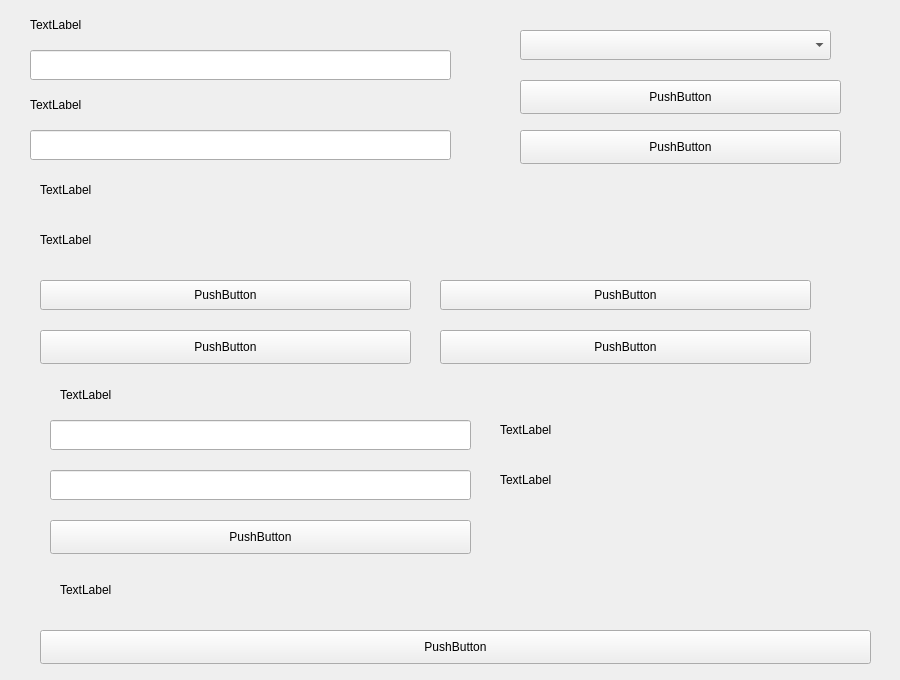
<?xml version="1.0" encoding="UTF-8"?>
<ui version="4.0">
 <class>Form</class>
 <widget class="QWidget" name="Form">
  <property name="geometry">
   <rect>
    <x>0</x>
    <y>0</y>
    <width>900</width>
    <height>680</height>
   </rect>
  </property>
  <property name="windowTitle">
   <string>Form</string>
  </property>
  <widget class="QLabel" name="nameLabel">
   <property name="geometry">
    <rect>
     <x>30</x>
     <y>10</y>
     <width>161</width>
     <height>30</height>
    </rect>
   </property>
   <property name="text">
    <string>TextLabel</string>
   </property>
  </widget>
  <widget class="QLabel" name="statusLabel">
   <property name="geometry">
    <rect>
     <x>30</x>
     <y>90</y>
     <width>161</width>
     <height>30</height>
    </rect>
   </property>
   <property name="text">
    <string>TextLabel</string>
   </property>
  </widget>
  <widget class="QLineEdit" name="nameLineEdit">
   <property name="geometry">
    <rect>
     <x>30</x>
     <y>50</y>
     <width>421</width>
     <height>30</height>
    </rect>
   </property>
  </widget>
  <widget class="QLineEdit" name="statusMessageLineEdit">
   <property name="geometry">
    <rect>
     <x>30</x>
     <y>130</y>
     <width>421</width>
     <height>30</height>
    </rect>
   </property>
  </widget>
  <widget class="QComboBox" name="statusComboBox">
   <property name="geometry">
    <rect>
     <x>520</x>
     <y>30</y>
     <width>311</width>
     <height>30</height>
    </rect>
   </property>
  </widget>
  <widget class="QLabel" name="toxIdTitleLabel">
   <property name="geometry">
    <rect>
     <x>40</x>
     <y>180</y>
     <width>131</width>
     <height>20</height>
    </rect>
   </property>
   <property name="text">
    <string>TextLabel</string>
   </property>
  </widget>
  <widget class="QLabel" name="toxIdLabel">
   <property name="geometry">
    <rect>
     <x>40</x>
     <y>210</y>
     <width>831</width>
     <height>60</height>
    </rect>
   </property>
   <property name="text">
    <string>TextLabel</string>
   </property>
   <property name="wordWrap">
    <bool>true</bool>
   </property>
  </widget>
  <widget class="QPushButton" name="copyToxIdPushButton">
   <property name="geometry">
    <rect>
     <x>40</x>
     <y>280</y>
     <width>371</width>
     <height>30</height>
    </rect>
   </property>
   <property name="text">
    <string>PushButton</string>
   </property>
  </widget>
  <widget class="QPushButton" name="copyPublicKeyPushButton">
   <property name="geometry">
    <rect>
     <x>440</x>
     <y>280</y>
     <width>371</width>
     <height>30</height>
    </rect>
   </property>
   <property name="text">
    <string>PushButton</string>
   </property>
  </widget>
  <widget class="QPushButton" name="newAvatarPushButton">
   <property name="geometry">
    <rect>
     <x>520</x>
     <y>80</y>
     <width>321</width>
     <height>34</height>
    </rect>
   </property>
   <property name="text">
    <string>PushButton</string>
   </property>
  </widget>
  <widget class="QPushButton" name="resetAvatarPushButton">
   <property name="geometry">
    <rect>
     <x>520</x>
     <y>130</y>
     <width>321</width>
     <height>34</height>
    </rect>
   </property>
   <property name="text">
    <string>PushButton</string>
   </property>
  </widget>
  <widget class="QLabel" name="profilePasswordLabel">
   <property name="geometry">
    <rect>
     <x>60</x>
     <y>380</y>
     <width>161</width>
     <height>30</height>
    </rect>
   </property>
   <property name="text">
    <string>TextLabel</string>
   </property>
  </widget>
  <widget class="QLineEdit" name="passwordLineEdit">
   <property name="geometry">
    <rect>
     <x>50</x>
     <y>420</y>
     <width>421</width>
     <height>30</height>
    </rect>
   </property>
  </widget>
  <widget class="QLineEdit" name="confirmPasswordLineEdit">
   <property name="geometry">
    <rect>
     <x>50</x>
     <y>470</y>
     <width>421</width>
     <height>30</height>
    </rect>
   </property>
  </widget>
  <widget class="QLabel" name="emptyPasswordLabel">
   <property name="geometry">
    <rect>
     <x>500</x>
     <y>420</y>
     <width>381</width>
     <height>20</height>
    </rect>
   </property>
   <property name="text">
    <string>TextLabel</string>
   </property>
  </widget>
  <widget class="QLabel" name="warningLabel">
   <property name="geometry">
    <rect>
     <x>60</x>
     <y>580</y>
     <width>381</width>
     <height>20</height>
    </rect>
   </property>
   <property name="text">
    <string>TextLabel</string>
   </property>
  </widget>
  <widget class="QPushButton" name="defaultProfilePushButton">
   <property name="geometry">
    <rect>
     <x>40</x>
     <y>630</y>
     <width>831</width>
     <height>34</height>
    </rect>
   </property>
   <property name="text">
    <string>PushButton</string>
   </property>
  </widget>
  <widget class="QPushButton" name="changePasswordPushButton">
   <property name="geometry">
    <rect>
     <x>50</x>
     <y>520</y>
     <width>421</width>
     <height>34</height>
    </rect>
   </property>
   <property name="text">
    <string>PushButton</string>
   </property>
  </widget>
  <widget class="QLabel" name="invalidPasswordsLabel">
   <property name="geometry">
    <rect>
     <x>500</x>
     <y>470</y>
     <width>381</width>
     <height>20</height>
    </rect>
   </property>
   <property name="text">
    <string>TextLabel</string>
   </property>
  </widget>
  <widget class="QPushButton" name="exportProfilePushButton">
   <property name="geometry">
    <rect>
     <x>40</x>
     <y>330</y>
     <width>371</width>
     <height>34</height>
    </rect>
   </property>
   <property name="text">
    <string>PushButton</string>
   </property>
  </widget>
  <widget class="QPushButton" name="newNoSpamPushButton">
   <property name="geometry">
    <rect>
     <x>440</x>
     <y>330</y>
     <width>371</width>
     <height>34</height>
    </rect>
   </property>
   <property name="text">
    <string>PushButton</string>
   </property>
  </widget>
 </widget>
 <resources/>
 <connections/>
</ui>
